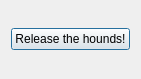
<?xml version="1.0" encoding="UTF-8"?>
<ui version="4.0">
 <class>Dialog</class>
 <widget class="QDialog" name="Dialog">
  <property name="geometry">
   <rect>
    <x>0</x>
    <y>0</y>
    <width>141</width>
    <height>79</height>
   </rect>
  </property>
  <property name="windowTitle">
   <string>Dialog</string>
  </property>
  <layout class="QVBoxLayout" name="verticalLayout">
   <item>
    <widget class="QPushButton" name="pushButton">
     <property name="text">
      <string>Release the hounds!</string>
     </property>
    </widget>
   </item>
  </layout>
 </widget>
 <layoutdefault spacing="6" margin="11"/>
 <resources/>
 <connections/>
</ui>
